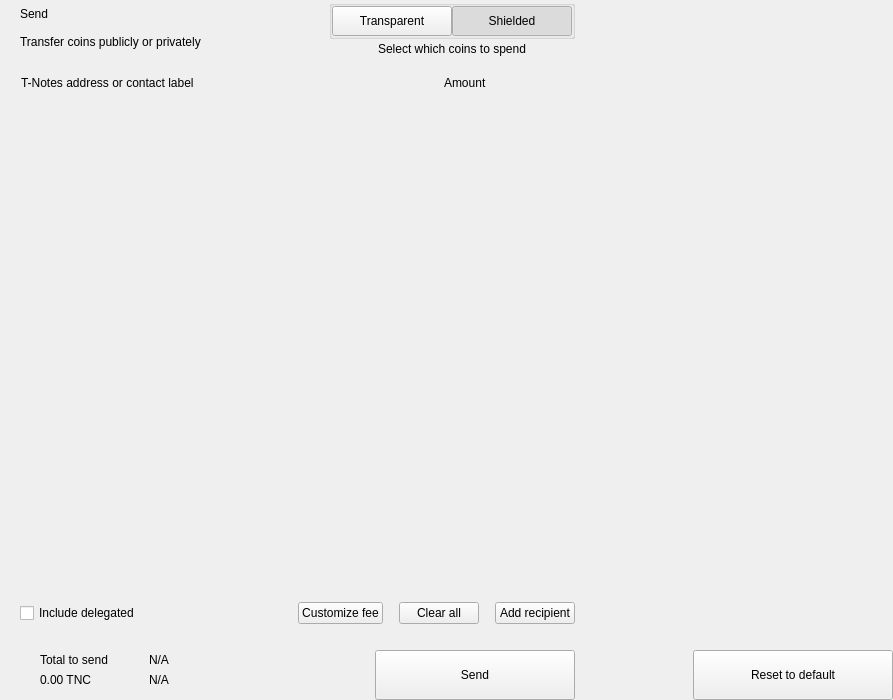
<?xml version="1.0" encoding="UTF-8"?>
<ui version="4.0">
 <class>send</class>
 <widget class="QWidget" name="send">
  <property name="geometry">
   <rect>
    <x>0</x>
    <y>0</y>
    <width>893</width>
    <height>700</height>
   </rect>
  </property>
  <property name="windowTitle">
   <string>Form</string>
  </property>
  <layout class="QHBoxLayout" name="horizontalLayout_2" stretch="2,1">
   <property name="spacing">
    <number>0</number>
   </property>
   <property name="leftMargin">
    <number>0</number>
   </property>
   <property name="topMargin">
    <number>0</number>
   </property>
   <property name="rightMargin">
    <number>0</number>
   </property>
   <property name="bottomMargin">
    <number>0</number>
   </property>
   <item>
    <widget class="QWidget" name="left" native="true">
     <layout class="QVBoxLayout" name="verticalLayout_3">
      <property name="spacing">
       <number>0</number>
      </property>
      <property name="leftMargin">
       <number>0</number>
      </property>
      <property name="topMargin">
       <number>0</number>
      </property>
      <property name="rightMargin">
       <number>0</number>
      </property>
      <property name="bottomMargin">
       <number>0</number>
      </property>
      <item>
       <layout class="QVBoxLayout" name="verticalLayout_22" stretch="0,0,0,1,0,0,0,0">
        <property name="spacing">
         <number>0</number>
        </property>
        <item>
         <layout class="QHBoxLayout" name="horizontalLayout_3">
          <property name="spacing">
           <number>0</number>
          </property>
          <property name="leftMargin">
           <number>20</number>
          </property>
          <property name="rightMargin">
           <number>20</number>
          </property>
          <item>
           <layout class="QVBoxLayout" name="verticalLayout">
            <property name="spacing">
             <number>0</number>
            </property>
            <item>
             <widget class="QLabel" name="labelTitle">
              <property name="text">
               <string>Send</string>
              </property>
              <property name="alignment">
               <set>Qt::AlignLeading|Qt::AlignLeft|Qt::AlignVCenter</set>
              </property>
             </widget>
            </item>
            <item>
             <widget class="QLabel" name="labelSubtitle1">
              <property name="text">
               <string>Transfer coins publicly or privately</string>
              </property>
             </widget>
            </item>
           </layout>
          </item>
          <item>
           <spacer name="horizontalSpacer">
            <property name="orientation">
             <enum>Qt::Horizontal</enum>
            </property>
            <property name="sizeHint" stdset="0">
             <size>
              <width>40</width>
              <height>20</height>
             </size>
            </property>
           </spacer>
          </item>
          <item>
           <layout class="QVBoxLayout" name="verticalLayout_6">
            <property name="spacing">
             <number>3</number>
            </property>
            <item alignment="Qt::AlignHCenter">
             <widget class="QGroupBox" name="groupBox">
              <property name="styleSheet">
               <string notr="true">#groupBox{
padding-top:2px;
}</string>
              </property>
              <property name="title">
               <string/>
              </property>
              <property name="alignment">
               <set>Qt::AlignCenter</set>
              </property>
              <layout class="QHBoxLayout" name="horizontalLayout_4">
               <property name="spacing">
                <number>0</number>
               </property>
               <property name="leftMargin">
                <number>0</number>
               </property>
               <property name="topMargin">
                <number>0</number>
               </property>
               <property name="rightMargin">
                <number>0</number>
               </property>
               <property name="bottomMargin">
                <number>0</number>
               </property>
               <item>
                <widget class="QPushButton" name="pushLeft">
                 <property name="minimumSize">
                  <size>
                   <width>120</width>
                   <height>30</height>
                  </size>
                 </property>
                 <property name="maximumSize">
                  <size>
                   <width>120</width>
                   <height>30</height>
                  </size>
                 </property>
                 <property name="focusPolicy">
                  <enum>Qt::NoFocus</enum>
                 </property>
                 <property name="text">
                  <string>Transparent</string>
                 </property>
                 <property name="checkable">
                  <bool>true</bool>
                 </property>
                 <property name="autoExclusive">
                  <bool>true</bool>
                 </property>
                </widget>
               </item>
               <item>
                <widget class="QPushButton" name="pushRight">
                 <property name="minimumSize">
                  <size>
                   <width>120</width>
                   <height>30</height>
                  </size>
                 </property>
                 <property name="maximumSize">
                  <size>
                   <width>120</width>
                   <height>30</height>
                  </size>
                 </property>
                 <property name="focusPolicy">
                  <enum>Qt::NoFocus</enum>
                 </property>
                 <property name="text">
                  <string>Shielded</string>
                 </property>
                 <property name="checkable">
                  <bool>true</bool>
                 </property>
                 <property name="checked">
                  <bool>true</bool>
                 </property>
                 <property name="autoExclusive">
                  <bool>true</bool>
                 </property>
                </widget>
               </item>
              </layout>
             </widget>
            </item>
            <item alignment="Qt::AlignHCenter|Qt::AlignTop">
             <widget class="QLabel" name="labelSubtitle2">
              <property name="styleSheet">
               <string notr="true"/>
              </property>
              <property name="text">
               <string>Select which coins to spend</string>
              </property>
              <property name="alignment">
               <set>Qt::AlignCenter</set>
              </property>
              <property name="indent">
               <number>0</number>
              </property>
             </widget>
            </item>
           </layout>
          </item>
         </layout>
        </item>
        <item>
         <spacer name="verticalSpacer_2">
          <property name="orientation">
           <enum>Qt::Vertical</enum>
          </property>
          <property name="sizeType">
           <enum>QSizePolicy::Fixed</enum>
          </property>
          <property name="sizeHint" stdset="0">
           <size>
            <width>20</width>
            <height>20</height>
           </size>
          </property>
         </spacer>
        </item>
        <item>
         <layout class="QHBoxLayout" name="horizontalLayout" stretch="6,0,2">
          <property name="spacing">
           <number>0</number>
          </property>
          <property name="leftMargin">
           <number>10</number>
          </property>
          <property name="topMargin">
           <number>0</number>
          </property>
          <property name="rightMargin">
           <number>20</number>
          </property>
          <property name="bottomMargin">
           <number>0</number>
          </property>
          <item>
           <widget class="QLabel" name="labelSubtitleAddress">
            <property name="styleSheet">
             <string notr="true">margin-left:8px;</string>
            </property>
            <property name="text">
             <string>T-Notes address or contact label</string>
            </property>
           </widget>
          </item>
          <item>
           <spacer name="horizontalSpacer_3">
            <property name="orientation">
             <enum>Qt::Horizontal</enum>
            </property>
            <property name="sizeType">
             <enum>QSizePolicy::Fixed</enum>
            </property>
            <property name="sizeHint" stdset="0">
             <size>
              <width>40</width>
              <height>1</height>
             </size>
            </property>
           </spacer>
          </item>
          <item>
           <widget class="QLabel" name="labelSubtitleAmount">
            <property name="text">
             <string>Amount</string>
            </property>
           </widget>
          </item>
         </layout>
        </item>
        <item>
         <widget class="QScrollArea" name="scrollArea">
          <property name="minimumSize">
           <size>
            <width>0</width>
            <height>350</height>
           </size>
          </property>
          <property name="styleSheet">
           <string notr="true">#scrollArea {
            background:transparent;
            margin-top:10px;
}</string>
          </property>
          <property name="horizontalScrollBarPolicy">
           <enum>Qt::ScrollBarAlwaysOff</enum>
          </property>
          <property name="sizeAdjustPolicy">
           <enum>QAbstractScrollArea::AdjustIgnored</enum>
          </property>
          <property name="widgetResizable">
           <bool>true</bool>
          </property>
          <property name="alignment">
           <set>Qt::AlignLeading|Qt::AlignLeft|Qt::AlignTop</set>
          </property>
          <widget class="QWidget" name="scrollAreaWidgetContents">
           <property name="geometry">
            <rect>
             <x>0</x>
             <y>0</y>
             <width>591</width>
             <height>16</height>
            </rect>
           </property>
           <property name="sizePolicy">
            <sizepolicy hsizetype="Preferred" vsizetype="Maximum">
             <horstretch>0</horstretch>
             <verstretch>0</verstretch>
            </sizepolicy>
           </property>
           <property name="autoFillBackground">
            <bool>false</bool>
           </property>
           <property name="styleSheet">
            <string notr="true">#scrollAreaWidgetContents {
             background:transparent;
             }</string>
           </property>
           <layout class="QVBoxLayout" name="verticalLayout_7">
            <property name="spacing">
             <number>0</number>
            </property>
            <property name="sizeConstraint">
             <enum>QLayout::SetDefaultConstraint</enum>
            </property>
            <property name="leftMargin">
             <number>0</number>
            </property>
            <property name="topMargin">
             <number>0</number>
            </property>
            <property name="rightMargin">
             <number>0</number>
            </property>
            <property name="bottomMargin">
             <number>0</number>
            </property>
           </layout>
          </widget>
         </widget>
        </item>
        <item>
         <spacer name="verticalSpacer_4">
          <property name="orientation">
           <enum>Qt::Vertical</enum>
          </property>
          <property name="sizeType">
           <enum>QSizePolicy::Fixed</enum>
          </property>
          <property name="sizeHint" stdset="0">
           <size>
            <width>20</width>
            <height>20</height>
           </size>
          </property>
         </spacer>
        </item>
        <item>
         <layout class="QHBoxLayout" name="horizontalLayout_20">
          <property name="spacing">
           <number>6</number>
          </property>
          <property name="leftMargin">
           <number>20</number>
          </property>
          <property name="rightMargin">
           <number>20</number>
          </property>
          <item>
           <widget class="QCheckBox" name="checkBoxDelegations">
            <property name="layoutDirection">
             <enum>Qt::LeftToRight</enum>
            </property>
            <property name="text">
             <string>Include delegated</string>
            </property>
           </widget>
          </item>
          <item>
           <spacer name="horizontalSpacer_4">
            <property name="orientation">
             <enum>Qt::Horizontal</enum>
            </property>
            <property name="sizeHint" stdset="0">
             <size>
              <width>10</width>
              <height>20</height>
             </size>
            </property>
           </spacer>
          </item>
          <item>
           <widget class="QPushButton" name="pushButtonFee">
            <property name="focusPolicy">
             <enum>Qt::NoFocus</enum>
            </property>
            <property name="text">
             <string>Customize fee</string>
            </property>
           </widget>
          </item>
          <item>
           <spacer name="horizontalSpacer_11">
            <property name="orientation">
             <enum>Qt::Horizontal</enum>
            </property>
            <property name="sizeType">
             <enum>QSizePolicy::Minimum</enum>
            </property>
            <property name="sizeHint" stdset="0">
             <size>
              <width>10</width>
              <height>20</height>
             </size>
            </property>
           </spacer>
          </item>
          <item>
           <widget class="QPushButton" name="pushButtonClear">
            <property name="focusPolicy">
             <enum>Qt::NoFocus</enum>
            </property>
            <property name="layoutDirection">
             <enum>Qt::RightToLeft</enum>
            </property>
            <property name="text">
             <string>Clear all</string>
            </property>
           </widget>
          </item>
          <item>
           <spacer name="horizontalSpacer_6">
            <property name="orientation">
             <enum>Qt::Horizontal</enum>
            </property>
            <property name="sizeType">
             <enum>QSizePolicy::Fixed</enum>
            </property>
            <property name="sizeHint" stdset="0">
             <size>
              <width>10</width>
              <height>20</height>
             </size>
            </property>
           </spacer>
          </item>
          <item>
           <widget class="QPushButton" name="pushButtonAddRecipient">
            <property name="focusPolicy">
             <enum>Qt::NoFocus</enum>
            </property>
            <property name="text">
             <string>Add recipient</string>
            </property>
           </widget>
          </item>
         </layout>
        </item>
        <item>
         <spacer name="verticalSpacer">
          <property name="orientation">
           <enum>Qt::Vertical</enum>
          </property>
          <property name="sizeType">
           <enum>QSizePolicy::Fixed</enum>
          </property>
          <property name="sizeHint" stdset="0">
           <size>
            <width>20</width>
            <height>16</height>
           </size>
          </property>
         </spacer>
        </item>
        <item>
         <layout class="QHBoxLayout" name="horizontalLayout_7">
          <property name="rightMargin">
           <number>20</number>
          </property>
          <item>
           <layout class="QHBoxLayout" name="horizontalLayout_10">
            <property name="spacing">
             <number>0</number>
            </property>
            <property name="leftMargin">
             <number>8</number>
            </property>
            <item>
             <widget class="QStackedWidget" name="stackedWidget">
              <property name="minimumSize">
               <size>
                <width>0</width>
                <height>60</height>
               </size>
              </property>
              <property name="maximumSize">
               <size>
                <width>16777215</width>
                <height>60</height>
               </size>
              </property>
              <widget class="QWidget" name="page1">
               <layout class="QVBoxLayout" name="verticalLayout_71" stretch="0">
                <property name="spacing">
                 <number>6</number>
                </property>
                <property name="leftMargin">
                 <number>12</number>
                </property>
                <property name="topMargin">
                 <number>0</number>
                </property>
                <property name="rightMargin">
                 <number>0</number>
                </property>
                <property name="bottomMargin">
                 <number>0</number>
                </property>
                <item>
                 <widget class="QWidget" name="coinWidget" native="true">
                  <property name="minimumSize">
                   <size>
                    <width>0</width>
                    <height>60</height>
                   </size>
                  </property>
                  <property name="maximumSize">
                   <size>
                    <width>16777215</width>
                    <height>60</height>
                   </size>
                  </property>
                  <layout class="QHBoxLayout" name="horizontalLayout_9">
                   <property name="spacing">
                    <number>0</number>
                   </property>
                   <property name="leftMargin">
                    <number>20</number>
                   </property>
                   <property name="topMargin">
                    <number>10</number>
                   </property>
                   <property name="rightMargin">
                    <number>20</number>
                   </property>
                   <property name="bottomMargin">
                    <number>10</number>
                   </property>
                   <item>
                    <layout class="QVBoxLayout" name="verticalSend">
                     <property name="spacing">
                      <number>0</number>
                     </property>
                     <item>
                      <widget class="QLabel" name="labelTitleTotalSend">
                       <property name="text">
                        <string>Total to send</string>
                       </property>
                      </widget>
                     </item>
                     <item>
                      <widget class="QLabel" name="labelAmountSend">
                       <property name="text">
                        <string notr="true">0.00 TNC</string>
                       </property>
                      </widget>
                     </item>
                    </layout>
                   </item>
                   <item>
                    <spacer name="horizontalSpacer_9">
                     <property name="orientation">
                      <enum>Qt::Horizontal</enum>
                     </property>
                     <property name="sizeType">
                      <enum>QSizePolicy::Fixed</enum>
                     </property>
                     <property name="sizeHint" stdset="0">
                      <size>
                       <width>20</width>
                       <height>20</height>
                      </size>
                     </property>
                    </spacer>
                   </item>
                   <item>
                    <widget class="QLabel" name="labelLine">
                     <property name="minimumSize">
                      <size>
                       <width>1</width>
                       <height>0</height>
                      </size>
                     </property>
                     <property name="maximumSize">
                      <size>
                       <width>1</width>
                       <height>16777215</height>
                      </size>
                     </property>
                     <property name="text">
                      <string/>
                     </property>
                    </widget>
                   </item>
                   <item>
                    <spacer name="horizontalSpacer_10">
                     <property name="orientation">
                      <enum>Qt::Horizontal</enum>
                     </property>
                     <property name="sizeType">
                      <enum>QSizePolicy::Fixed</enum>
                     </property>
                     <property name="sizeHint" stdset="0">
                      <size>
                       <width>20</width>
                       <height>20</height>
                      </size>
                     </property>
                    </spacer>
                   </item>
                   <item>
                    <layout class="QVBoxLayout" name="verticalRemaining">
                     <property name="spacing">
                      <number>0</number>
                     </property>
                     <item>
                      <widget class="QLabel" name="labelTitleTotalRemaining">
                       <property name="text">
                        <string notr="true">N/A</string>
                       </property>
                      </widget>
                     </item>
                     <item>
                      <widget class="QLabel" name="labelAmountRemaining">
                       <property name="text">
                        <string notr="true">N/A</string>
                       </property>
                      </widget>
                     </item>
                    </layout>
                   </item>
                  </layout>
                 </widget>
                </item>
               </layout>
              </widget>
              <widget class="QWidget" name="page_2"/>
             </widget>
            </item>
           </layout>
          </item>
          <item>
           <spacer name="horizontalSpacer_5">
            <property name="orientation">
             <enum>Qt::Horizontal</enum>
            </property>
            <property name="sizeType">
             <enum>QSizePolicy::Expanding</enum>
            </property>
            <property name="sizeHint" stdset="0">
             <size>
              <width>40</width>
              <height>20</height>
             </size>
            </property>
           </spacer>
          </item>
          <item alignment="Qt::AlignBottom">
           <widget class="QPushButton" name="pushButtonSave">
            <property name="minimumSize">
             <size>
              <width>200</width>
              <height>50</height>
             </size>
            </property>
            <property name="maximumSize">
             <size>
              <width>200</width>
              <height>50</height>
             </size>
            </property>
            <property name="focusPolicy">
             <enum>Qt::NoFocus</enum>
            </property>
            <property name="text">
             <string>Send</string>
            </property>
           </widget>
          </item>
         </layout>
        </item>
       </layout>
      </item>
     </layout>
    </widget>
   </item>
   <item>
    <widget class="QWidget" name="right" native="true">
     <layout class="QVBoxLayout" name="verticalLayout_5">
      <property name="leftMargin">
       <number>0</number>
      </property>
      <property name="topMargin">
       <number>0</number>
      </property>
      <property name="rightMargin">
       <number>0</number>
      </property>
      <property name="bottomMargin">
       <number>0</number>
      </property>
      <item>
       <layout class="QVBoxLayout" name="verticalLayout_4">
        <property name="spacing">
         <number>6</number>
        </property>
        <item>
         <widget class="OptionButton" name="btnCoinControl" native="true">
          <property name="minimumSize">
           <size>
            <width>0</width>
            <height>50</height>
           </size>
          </property>
         </widget>
        </item>
        <item>
         <widget class="OptionButton" name="btnChangeAddress" native="true">
          <property name="minimumSize">
           <size>
            <width>0</width>
            <height>50</height>
           </size>
          </property>
         </widget>
        </item>
        <item>
         <widget class="OptionButton" name="btnUri" native="true">
          <property name="minimumSize">
           <size>
            <width>0</width>
            <height>50</height>
           </size>
          </property>
         </widget>
        </item>
        <item>
         <widget class="OptionButton" name="btnShieldCoins" native="true">
          <property name="minimumSize">
           <size>
            <width>0</width>
            <height>50</height>
           </size>
          </property>
         </widget>
        </item>
        <item>
         <spacer name="verticalSpacer_5">
          <property name="orientation">
           <enum>Qt::Vertical</enum>
          </property>
          <property name="sizeHint" stdset="0">
           <size>
            <width>20</width>
            <height>40</height>
           </size>
          </property>
         </spacer>
        </item>
        <item>
         <layout class="QHBoxLayout" name="horizontalLayout_8">
          <item>
           <spacer name="horizontalSpacer_7">
            <property name="orientation">
             <enum>Qt::Horizontal</enum>
            </property>
            <property name="sizeHint" stdset="0">
             <size>
              <width>40</width>
              <height>20</height>
             </size>
            </property>
           </spacer>
          </item>
          <item>
           <widget class="QPushButton" name="pushButtonReset">
            <property name="minimumSize">
             <size>
              <width>200</width>
              <height>50</height>
             </size>
            </property>
            <property name="maximumSize">
             <size>
              <width>200</width>
              <height>50</height>
             </size>
            </property>
            <property name="focusPolicy">
             <enum>Qt::NoFocus</enum>
            </property>
            <property name="text">
             <string>Reset to default</string>
            </property>
           </widget>
          </item>
         </layout>
        </item>
       </layout>
      </item>
     </layout>
    </widget>
   </item>
  </layout>
 </widget>
 <customwidgets>
  <customwidget>
   <class>OptionButton</class>
   <extends>QWidget</extends>
   <header>qt/t_notes/optionbutton.h</header>
   <container>1</container>
  </customwidget>
 </customwidgets>
 <resources/>
 <connections/>
</ui>
